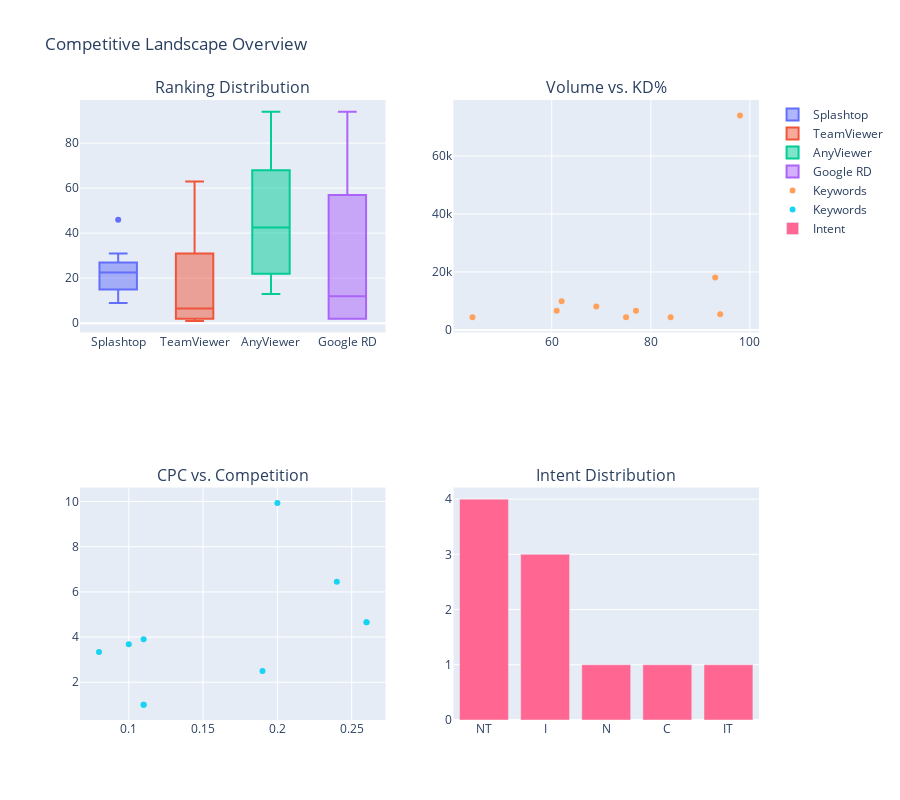

Notebook code for this chart:
### Code cell
# 6. Competitive Landscape Overview
fig6 = make_subplots(rows=2, cols=2, 
                     subplot_titles=("Ranking Distribution", "Volume vs. KD%", 
                                     "CPC vs. Competition", "Intent Distribution"))

fig6.add_trace(go.Box(y=df['Splashtop'], name='Splashtop'), row=1, col=1)
fig6.add_trace(go.Box(y=df['TeamViewer'], name='TeamViewer'), row=1, col=1)
fig6.add_trace(go.Box(y=df['AnyViewer'], name='AnyViewer'), row=1, col=1)
fig6.add_trace(go.Box(y=df['GoogleRemoteDesktop'], name='Google RD'), row=1, col=1)

fig6.add_trace(go.Scatter(x=df['KD%'], y=df['Volume'], mode='markers', 
                          text=df['Keyword'], name='Keywords'), row=1, col=2)

fig6.add_trace(go.Scatter(x=df['Competition'], y=df['CPC'], mode='markers', 
                          text=df['Keyword'], name='Keywords'), row=2, col=1)

fig6.add_trace(go.Bar(x=intent_counts['Intent'], y=intent_counts['Count'], name='Intent'), row=2, col=2)

fig6.update_layout(height=800, title_text="Competitive Landscape Overview")
fig6.show()

### Figure 1 — Plotly figure (JSON) as saved in the notebook; plotly's stock layout.template omitted (floating-point values rounded to 4 significant figures)
{"data": [{"name": "Splashtop", "type": "box", "xaxis": "x", "y": [31, 14, 21, 27, 15, 24, 26, 16, 9, 46], "yaxis": "y"}, {"name": "TeamViewer", "type": "box", "xaxis": "x", "y": [7, 6, 63, 1, 13, 39, 2, 3, 1, 31], "yaxis": "y"}, {"name": "AnyViewer", "type": "box", "xaxis": "x", "y": [68, 94, 37, 29, 58, 48, 14, 13, 22, 76], "yaxis": "y"}, {"name": "Google RD", "type": "box", "xaxis": "x", "y": [15, 2, 57, 59, 2, 2, 6, 9, 94, 23], "yaxis": "y"}, {"mode": "markers", "name": "Keywords", "text": ["remote desktop", "remote pc", "go to my pc", "teamviewer remote control", "remote pc login", "remotepc login", "remote desktop software", "remote desktop programs", "teamviewer free", "windows remote desktop"], "type": "scatter", "x": [98, 93, 62, 69, 77, 61, 94, 84, 44, 75], "xaxis": "x2", "y": [74000, 18100, 9900, 8100, 6600, 6600, 5400, 4400, 4400, 4400], "yaxis": "y2"}, {"mode": "markers", "name": "Keywords", "text": ["remote desktop", "remote pc", "go to my pc", "teamviewer remote control", "remote pc login", "remotepc login", "remote desktop software", "remote desktop programs", "teamviewer free", "windows remote desktop"], "type": "scatter", "x": [0.1, 0.08, 0.2, 0.24, 0.11, 0.11, 0.26, 0.26, 0.19, 0.11], "xaxis": "x3", "y": [3.68, 3.34, 9.94, 6.45, 1.01, 1.01, 4.66, 4.66, 2.5, 3.9], "yaxis": "y3"}, {"name": "Intent", "type": "bar", "x": ["NT", "I", "N", "C", "IT"], "xaxis": "x4", "y": [4, 3, 1, 1, 1], "yaxis": "y4"}], "layout": {"annotations": [{"font": {"size": 16}, "showarrow": false, "text": "Ranking Distribution", "x": 0.225, "xanchor": "center", "xref": "paper", "y": 1, "yanchor": "bottom", "yref": "paper"}, {"font": {"size": 16}, "showarrow": false, "text": "Volume vs. KD%", "x": 0.775, "xanchor": "center", "xref": "paper", "y": 1, "yanchor": "bottom", "yref": "paper"}, {"font": {"size": 16}, "showarrow": false, "text": "CPC vs. Competition", "x": 0.225, "xanchor": "center", "xref": "paper", "y": 0.375, "yanchor": "bottom", "yref": "paper"}, {"font": {"size": 16}, "showarrow": false, "text": "Intent Distribution", "x": 0.775, "xanchor": "center", "xref": "paper", "y": 0.375, "yanchor": "bottom", "yref": "paper"}], "height": 800, "title": {"text": "Competitive Landscape Overview"}, "xaxis": {"anchor": "y", "domain": [0, 0.45]}, "xaxis2": {"anchor": "y2", "domain": [0.55, 1]}, "xaxis3": {"anchor": "y3", "domain": [0, 0.45]}, "xaxis4": {"anchor": "y4", "domain": [0.55, 1]}, "yaxis": {"anchor": "x", "domain": [0.625, 1]}, "yaxis2": {"anchor": "x2", "domain": [0.625, 1]}, "yaxis3": {"anchor": "x3", "domain": [0, 0.375]}, "yaxis4": {"anchor": "x4", "domain": [0, 0.375]}}}
